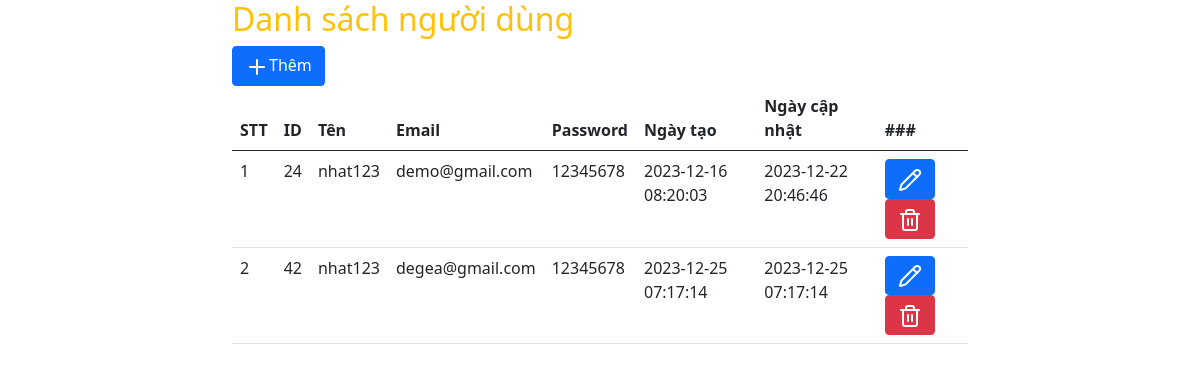
The page /users/index.php on the database its author committed.
### tables this page shows
CREATE TABLE `users` (
  `id` int(11) NOT NULL,
  `usersname` varchar(50) NOT NULL,
  `email` varchar(50) NOT NULL,
  `password` varchar(50) NOT NULL,
  `created_at` timestamp NULL DEFAULT current_timestamp(),
  `updated_at` timestamp NULL DEFAULT current_timestamp()
);

### funcitions.php (called while the page is built, shortened)
<?php
 function showAllUsers(){
 global $con;
$query="SELECT * FROM users";
$result= mysqli_query($con,$query);
$users= [];
if ($result->num_rows>0){
    $rowNum=1;
    while( $row=$result->fetch_assoc()){
       $users[]=array(
          "index"=>$rowNum++,
          "id"=>$row['id'],
          "usersname"=>$row['usersname'],
          "email"=>$row['email'],
          "password"=>$row['password'],
          "created_at"=>$row['created_at'],
          "updated_at"=>$row['updated_at'],
       );
    }
}
return $users;
}

### users/index.php (the view)
<?php
include_once "../dbconnect.php";
include_once "../funcitions.php";
$users = showAllUsers();
?>
      <?php include_once("../inclus/header.php") ?>
                <h1 class="fs-2 text-warning">Danh sách người dùng </h1>
                <a href="./create.php" class="btn btn-primary"><i data-lucide="plus"></i>Thêm </a>
                <table class="table table-hover ">
                <thead>
                    <tr>
                        <th>STT</th>
                        <th>ID</th>
                        <th>Tên</th>
                        <th>Email</th>
                        <th>Password </th>
                        <th>Ngày tạo</th>
                        <th>Ngày cập nhật </th>
                        <th>###</th>
                    </tr>
                </thead>
                <tbody>
                    <?php foreach($users as $cat){ ?>
                    <tr>
                        <td><?php echo $cat['index']?></td>
                        <td><?php echo $cat['id']?></td>
                        <td><?php echo $cat['usersname']?></td>
                        <td><?php echo $cat['email']?></td>
                        <td><?php echo $cat['password']?></td>
                        <td><?php echo $cat['created_at']?></td>
                        <td><?php echo $cat['updated_at']?></td>
                        <td >
                            <a href="./edit.php?id=<?php echo $cat ['id']?>" class="btn btn-primary"><i data-lucide="pencil"></i></a>
                            <a href="./delete.php?id=<?php echo $cat ['id']?>" class="btn btn-danger"><i data-lucide="trash"></i></a>
                        </td>
                    </tr>
                    <?php } ?>
                </tbody>
                </table>
                <?php include_once("../inclus/footer.php") ?>

### rows shown on the page
users: index "1", id "24", usersname "nhat123", email "demo@gmail.com", password "12345678", created_at "2023-12-16 08:20:03", updated_at "2023-12-22 20:46:46"
users: index "2", id "42", usersname "nhat123", email "degea@gmail.com", password "12345678", created_at "2023-12-25 07:17:14", updated_at "2023-12-25 07:17:14"
